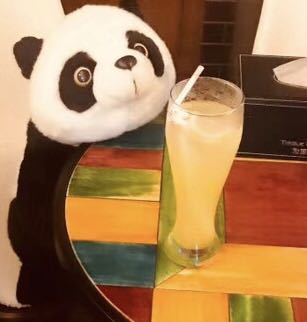
#> input picture chap3/c3.jpg, 307 x 322 px, found by its file name
$ python grayphist.py
#> lines starting #> are read from the running program, lines starting #| are printed output that depends on the picture
import numpy as numpy
import cv2
from matplotlib import pyplot as plt

# 3-15 灰度图像直方图
def main():
    img = cv2.imread('..\c3.jpg', 0)
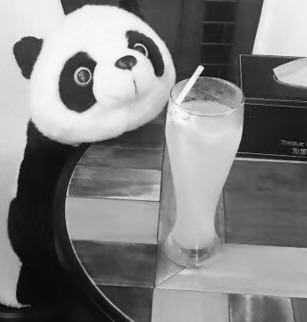
#> img: shape (322, 307); min 1, max 255, mean 128.9
    hist = cv2.calcHist([img], [0], None, [256], [0, 256])
#> hist = 256 values, max 1151 at index 16, min 0 at index 0, mean 386.1
    plt.figure() #新建一个图像
    plt.title("GrayScale Histogram") #图像的标题
    plt.xlabel("Bins") #X轴标签
    plt.ylabel("# of Pixels") #Y轴标签
    plt.plot(hist) #画图
    plt.xlim([0, 256]) #设置X轴坐标的范围
    plt.show() #显示图像
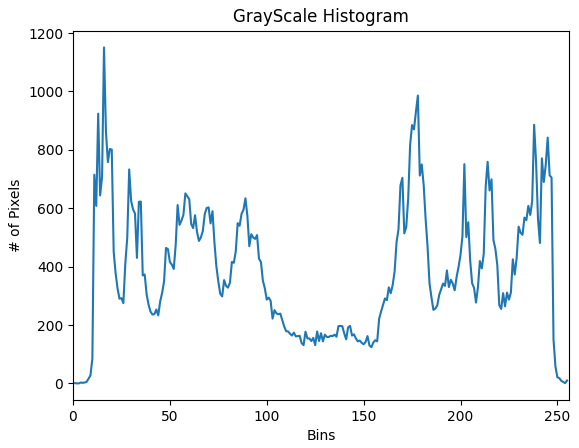
#> figure drawn by matplotlib, 1 panel; curve peaks at x = 16, y = 1151
    #input()

if __name__ == '__main__':
    main()

$ run again, with chap3/c2.jpg copied over chap3/c3.jpg
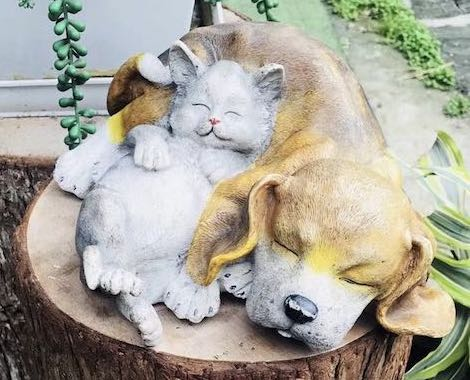
#> input picture chap3/c2.jpg, 470 x 380 px, found by its file name
#> in main, `img = cv2.imread('..\c3.jpg', 0)`:
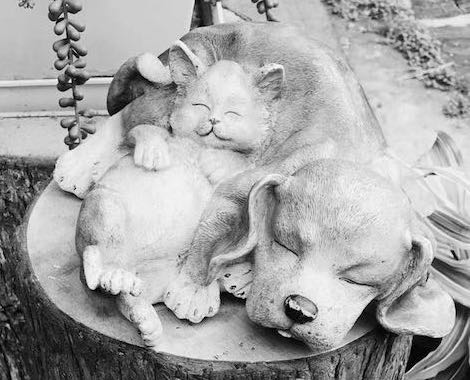
#> img: shape (380, 470); min 0, max 255, mean 166.8
#> hist = 256 values, max 2785 at index 205, min 2 at index 253, mean 697.7
#> in main, `plt.show()`:
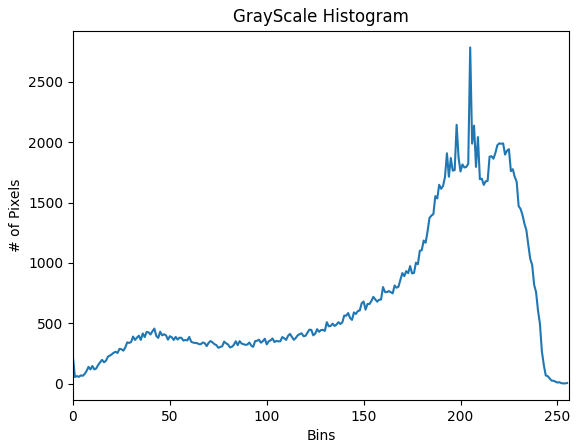
#> figure drawn by matplotlib, 1 panel; curve peaks at x = 205, y = 2785

$ run again, with chap3/c50.jpg copied over chap3/c3.jpg
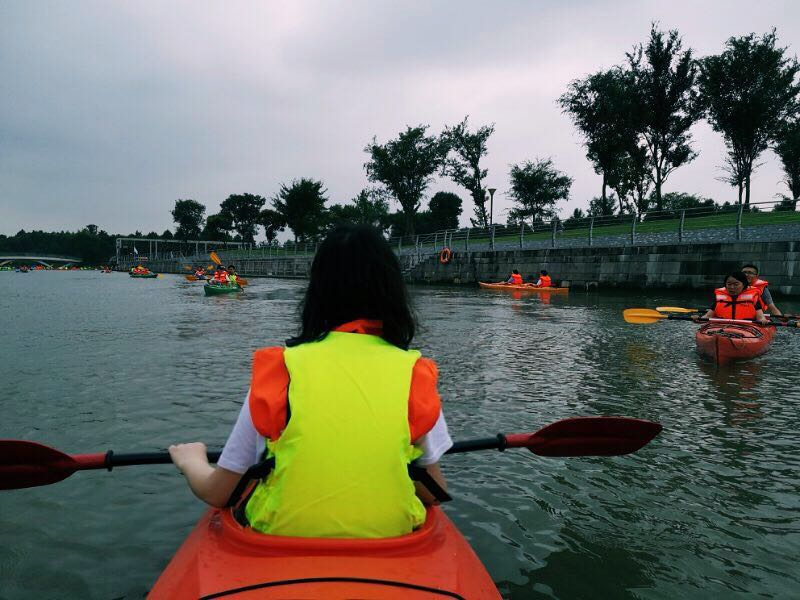
#> input picture chap3/c50.jpg, 800 x 600 px, found by its file name
#> in main, `img = cv2.imread('..\c3.jpg', 0)`:
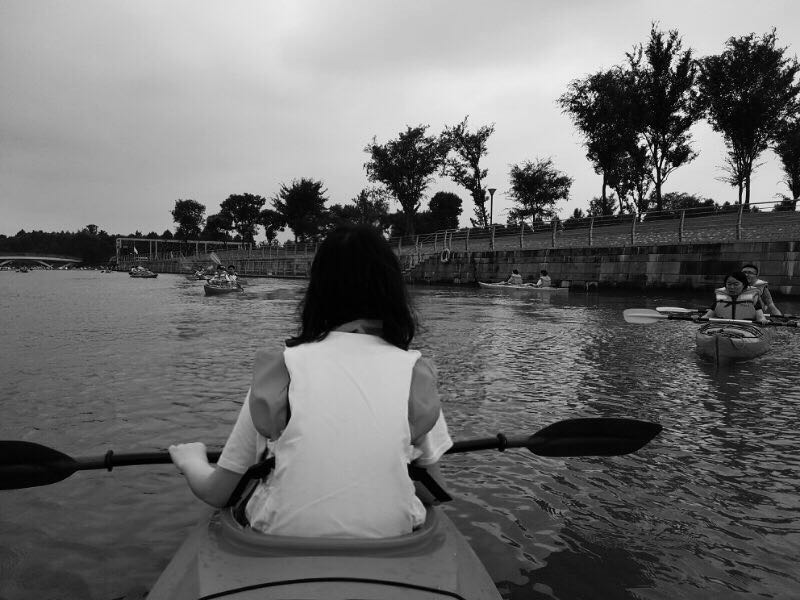
#> img: shape (600, 800); min 0, max 255, mean 108.6
#> hist = 256 values, max 5613 at index 199, min 0 at index 252, mean 1875
#> in main, `plt.show()`:
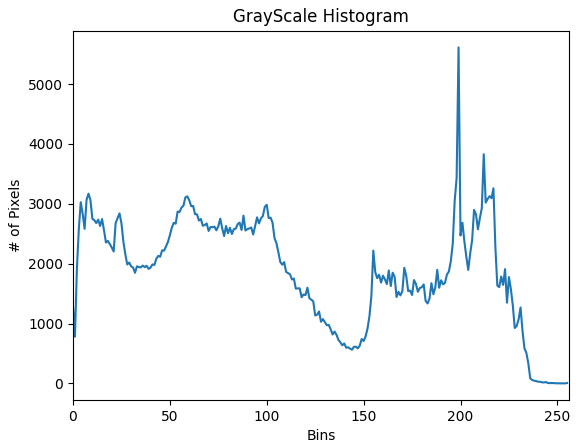
#> figure drawn by matplotlib, 1 panel; curve peaks at x = 199, y = 5613
